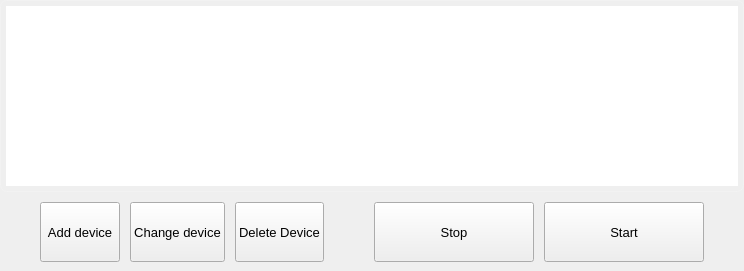
         <widget class="QWidget" name="dashboard_page">
          <property name="styleSheet">
           <string notr="true">QPushButton:pressed{
	background-color: #2C3F44;
	font-weight:bold;
}</string>
          </property>
          <layout class="QVBoxLayout" name="verticalLayout_6">
           <property name="spacing">
            <number>10</number>
           </property>
           <property name="leftMargin">
            <number>0</number>
           </property>
           <property name="topMargin">
            <number>0</number>
           </property>
           <property name="rightMargin">
            <number>0</number>
           </property>
           <property name="bottomMargin">
            <number>2</number>
           </property>
           <item>
            <widget class="QTableWidget" name="tableWidget">
             <property name="styleSheet">
              <string notr="true">QTableWidget {
    padding: 5px;
    border: 1px solid rgba(255, 255, 255, 40);
    border-radius: 7px;
	gridline-color: transparent;
}

QTableWidget::item {
    width: 30px;
    text-align: left;
    padding-left: 5px;
    background-color: rgba(255, 255, 255, 0);
	border-bottom: 1px solid rgba(255, 255, 255, 40);
}
QTableView::item:selected{
	color: rgb(255, 255, 255);
	font-weight:bold;
    background-color: rgba(42, 62, 73, 1);;
}
QTableWidget::item:first-child {
    border-left: 7px; /* Заокруглення для верхнього правого кута */
}

QTableWidget::item:last-child {
    border-right: 7px; /* Заокруглення для нижнього правого кута */
}

QHeaderView {
    background-color: rgba(255, 255, 255, 0);
    color: none; /* Виберіть color: black; або потрібний вам колір */
    margin: 0px;
    padding: 0px;
}

QHeaderView::section {
    background-color: rgba(255, 255, 255, 0);
    color: none; /* Виберіть color: white; або потрібний вам колір */
    border-bottom: 1px solid rgba(255, 255, 255, 40);
    border-radius: 7px;
    margin: 5px;
    padding: 2px;
}

QHeaderView::section:horizontal {
    background-color: rgba(42, 62, 73, 1);
    color: white;
    width: 30px;
    font-size: 12pt;
}

QHeaderView::section:vertical {
    background-color: rgba(42, 62, 73, 1);
    color: white;
    width: 20px;
    height: 50px;
    font-size: 12pt;
    text-align: center;
	padding-left: 12px;
}

QTableCornerButton::section {
    background-color: rgba(255, 255, 255, 0);
    border: none;
}

QTableCornerButton {
    background-color: rgba(255, 255, 255, 0);
    border: none;
}
</string>
             </property>
            </widget>
           </item>
           <item>
            <layout class="QHBoxLayout" name="horizontalLayout_6">
             <property name="bottomMargin">
              <number>7</number>
             </property>
             <item>
              <spacer name="horizontalSpacer_5">
               <property name="orientation">
                <enum>Qt::Horizontal</enum>
               </property>
               <property name="sizeHint" stdset="0">
                <size>
                 <width>40</width>
                 <height>20</height>
                </size>
               </property>
              </spacer>
             </item>
             <item>
              <widget class="QPushButton" name="add_device_1">
               <property name="maximumSize">
                <size>
                 <width>160</width>
                 <height>60</height>
                </size>
               </property>
               <property name="font">
                <font>
                 <pointsize>10</pointsize>
                </font>
               </property>
               <property name="styleSheet">
                <string notr="true"/>
               </property>
               <property name="text">
                <string>Add device</string>
               </property>
               <property name="icon">
                <iconset resource="res.qrc">
                 <normaloff>:/img/add-list.png</normaloff>:/img/add-list.png</iconset>
               </property>
               <property name="iconSize">
                <size>
                 <width>30</width>
                 <height>30</height>
                </size>
               </property>
               <property name="checkable">
                <bool>false</bool>
               </property>
               <property name="autoExclusive">
                <bool>false</bool>
               </property>
              </widget>
             </item>
             <item>
              <widget class="QPushButton" name="change_device_1">
               <property name="maximumSize">
                <size>
                 <width>160</width>
                 <height>60</height>
                </size>
               </property>
               <property name="font">
                <font>
                 <pointsize>10</pointsize>
                </font>
               </property>
               <property name="styleSheet">
                <string notr="true"/>
               </property>
               <property name="text">
                <string>Change device</string>
               </property>
               <property name="icon">
                <iconset resource="res.qrc">
                 <normaloff>:/img/alter.png</normaloff>:/img/alter.png</iconset>
               </property>
               <property name="iconSize">
                <size>
                 <width>30</width>
                 <height>30</height>
                </size>
               </property>
               <property name="checkable">
                <bool>false</bool>
               </property>
               <property name="autoExclusive">
                <bool>false</bool>
               </property>
              </widget>
             </item>
             <item>
              <widget class="QPushButton" name="delete_device_1">
               <property name="maximumSize">
                <size>
                 <width>160</width>
                 <height>60</height>
                </size>
               </property>
               <property name="font">
                <font>
                 <pointsize>10</pointsize>
                </font>
               </property>
               <property name="styleSheet">
                <string notr="true"/>
               </property>
               <property name="text">
                <string>Delete Device</string>
               </property>
               <property name="icon">
                <iconset resource="res.qrc">
                 <normaloff>:/img/trash.png</normaloff>:/img/trash.png</iconset>
               </property>
               <property name="iconSize">
                <size>
                 <width>30</width>
                 <height>30</height>
                </size>
               </property>
               <property name="checkable">
                <bool>false</bool>
               </property>
               <property name="autoExclusive">
                <bool>false</bool>
               </property>
              </widget>
             </item>
             <item>
              <spacer name="horizontalSpacer_6">
               <property name="orientation">
                <enum>Qt::Horizontal</enum>
               </property>
               <property name="sizeHint" stdset="0">
                <size>
                 <width>40</width>
                 <height>20</height>
                </size>
               </property>
              </spacer>
             </item>
             <item>
              <widget class="QPushButton" name="pushButton_3">
               <property name="minimumSize">
                <size>
                 <width>160</width>
                 <height>60</height>
                </size>
               </property>
               <property name="maximumSize">
                <size>
                 <width>160</width>
                 <height>60</height>
                </size>
               </property>
               <property name="font">
                <font>
                 <pointsize>10</pointsize>
                </font>
               </property>
               <property name="text">
                <string>Stop</string>
               </property>
              </widget>
             </item>
             <item>
              <widget class="QPushButton" name="pushButton_4">
               <property name="minimumSize">
                <size>
                 <width>160</width>
                 <height>60</height>
                </size>
               </property>
               <property name="maximumSize">
                <size>
                 <width>160</width>
                 <height>60</height>
                </size>
               </property>
               <property name="font">
                <font>
                 <pointsize>10</pointsize>
                </font>
               </property>
               <property name="text">
                <string>Start</string>
               </property>
              </widget>
             </item>
             <item>
              <spacer name="horizontalSpacer_4">
               <property name="orientation">
                <enum>Qt::Horizontal</enum>
               </property>
               <property name="sizeHint" stdset="0">
                <size>
                 <width>40</width>
                 <height>20</height>
                </size>
               </property>
              </spacer>
             </item>
            </layout>
           </item>
          </layout>
         </widget>
